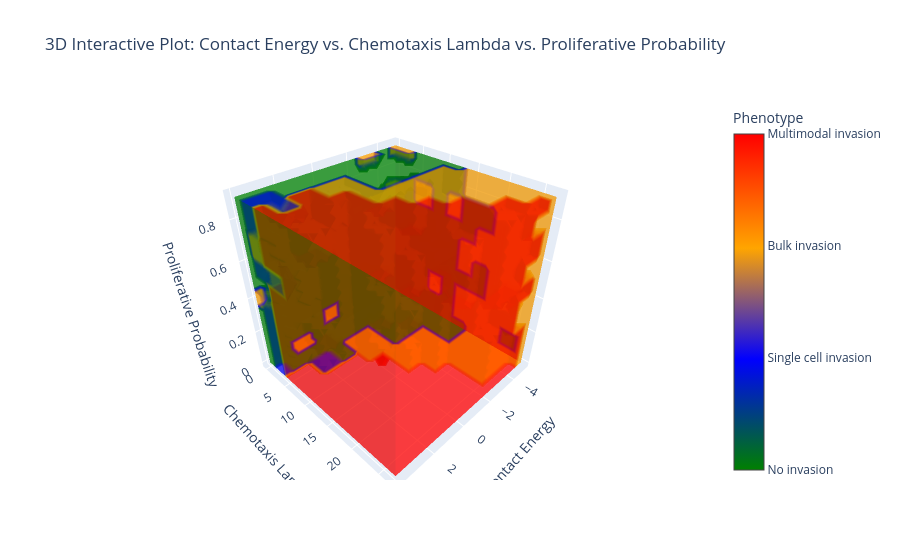

The notebook cell this image was saved under:
### Markdown cell above
### 3D Phase Plot

### Code cell
import plotly.graph_objects as go
import pandas as pd
import numpy as np
from scipy.interpolate import griddata

file_path =  "/Users/sheriffakeeb/Desktop/Sample_Simulation/Outputs/phenotypes.csv"
df = pd.read_csv(file_path)

# Define phenotype categories and their colors
phenotype_order = ["No invasion", "Single cell invasion", "Bulk invasion", "Multimodal invasion"]
phenotype_colors = ["green", "blue", "yellow", "red"]

df["Phenotype"] = pd.Categorical(df["Phenotype"], categories=phenotype_order, ordered=True)
df["Phenotype Category"] = df["Phenotype"].cat.codes

# Create grid for interpolation
x_grid = np.linspace(df["Contact Energy"].min(), df["Contact Energy"].max(), 30)
y_grid = np.linspace(df["Chemotaxis Lambda"].min(), df["Chemotaxis Lambda"].max(), 30)
z_grid = np.linspace(df["Proliferative Probability"].min(), df["Proliferative Probability"].max(), 30)
X, Y, Z = np.meshgrid(x_grid, y_grid, z_grid)

# Interpolate phenotype values in 3D space
phenotype_grid = griddata(
    (df["Contact Energy"], df["Chemotaxis Lambda"], df["Proliferative Probability"]),
    df["Phenotype Category"],
    (X, Y, Z),
    method='nearest'
)

# Define the color mapping for the phenotypes
phenotype_colorscale = [
    [0.0, "green"],   # No invasion
    [0.33, "blue"],   # Single cell invasion
    [0.66, "orange"],  # Bulk invasion
    [1, "red"],    # Multimodal invasion
    #[1.0, "red"]
]
#phenotype_colorscale = go.colors.ColorScale(phenotype_colorscale)

# Create interactive 3D plot
fig = go.Figure()

fig.add_trace(go.Volume(
    x=X.flatten(),
    y=Y.flatten(),
    z=Z.flatten(),
    value=phenotype_grid.flatten(),
    opacity=0.5,  # Adjust transparency
    surface_count=20,  # Number of contour surfaces
    colorscale=phenotype_colorscale,  # Apply phenotype-specific colors
    colorbar=dict(
        title="Phenotype",
        tickvals=[0, 1, 2, 3],
        ticktext=phenotype_order
    )
))

fig.update_layout(
    title="3D Interactive Plot: Contact Energy vs. Chemotaxis Lambda vs. Proliferative Probability",
    scene=dict(
        xaxis_title="Contact Energy",
        yaxis_title="Chemotaxis Lambda",
        zaxis_title="Proliferative Probability"
    )
)

# Show plot
fig.show()

### Figure 1 — Plotly figure (JSON) as saved in the notebook; plotly's stock layout.template omitted (floating-point values rounded to 4 significant figures; data arrays with more than 128 entries replaced by an {"elided": "..."} marker saying what was removed)
{"data": [{"colorbar": {"ticktext": ["No invasion", "Single cell invasion", "Bulk invasion", "Multimodal invasion"], "tickvals": [0, 1, 2, 3], "title": {"text": "Phenotype"}}, "colorscale": [[0, "green"], [0.33, "blue"], [0.66, "orange"], [1, "red"]], "opacity": 0.5, "surface": {"count": 20}, "type": "volume", "value": {"elided": "27000 float values"}, "x": {"elided": "27000 float values"}, "y": {"elided": "27000 float values"}, "z": {"elided": "27000 float values"}}], "layout": {"scene": {"xaxis": {"title": {"text": "Contact Energy"}}, "yaxis": {"title": {"text": "Chemotaxis Lambda"}}, "zaxis": {"title": {"text": "Proliferative Probability"}}}, "title": {"text": "3D Interactive Plot: Contact Energy vs. Chemotaxis Lambda vs. Proliferative Probability"}}}
